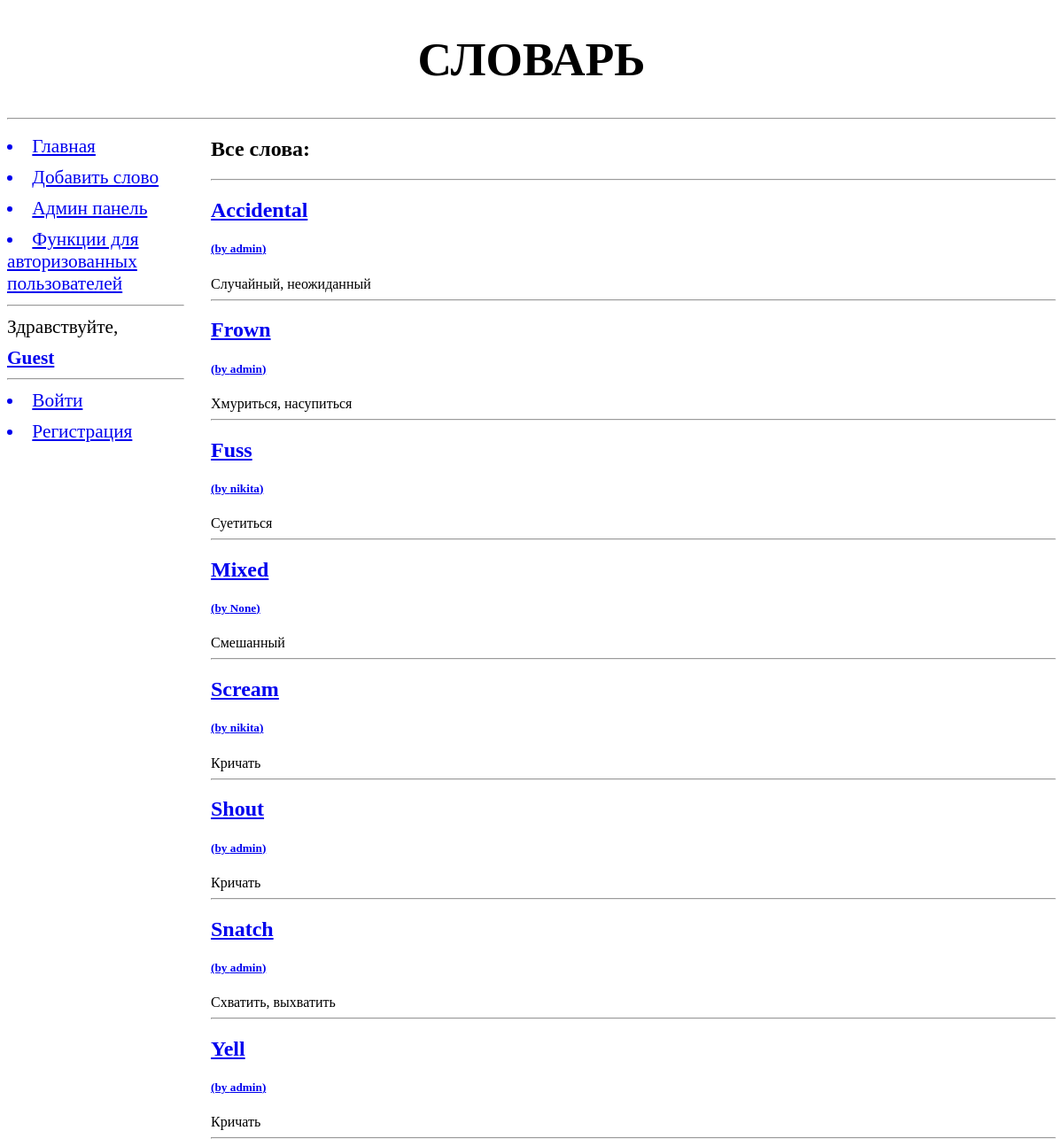
/, run on an earlier commit of the app's database.
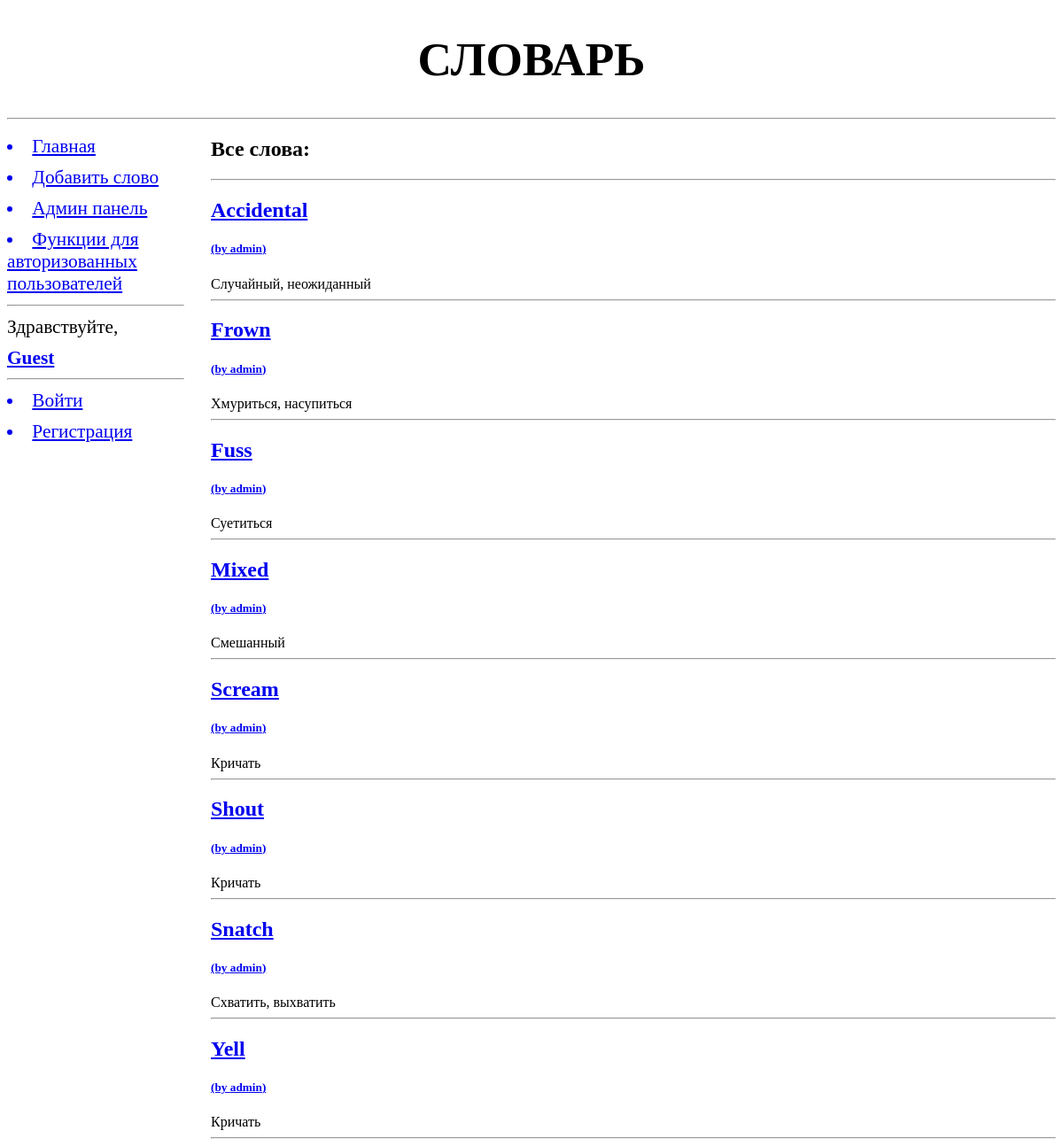
And on a later commit of the database.
### addwords/models.py (models this page shows, shortened)
class Word(models.Model):
    class Meta:
        verbose_name = "Слово"
        verbose_name_plural = "Слова"
        unique_together = (('word', 'language'), # уникальные сочетания полей в модели
                           (('word', 'type', 'translation')))
        ordering = ['word', 'type'] # параметры сортировки записей по умолчанию
    TYPE = (
        (None, "Выберите тип слова"), # или None -  заменяет --------- на Выберите тип слова
        ('Verb', 'Verb (сущ.)' ),
        ('Noun', 'Noun (глаг.)'),
        ('Adjective', 'Adjective (прил.)'),
    )
    word = models.CharField(max_length=20, null=True, blank=False, verbose_name="Слово")
    language = models.ForeignKey("Language", on_delete=models.PROTECT, verbose_name="Язык", related_name='words') #, limit_chices_to={}
    type = models.CharField(max_length=10, choices=TYPE, blank=True)
    translation = models.CharField(max_length=25, verbose_name="Перевод")
    discription = models.TextField(blank=True, verbose_name="Доп. комментарий к переводу")
    synonyms = models.ManyToManyField("Word", verbose_name="Синонимы", related_name='+', blank=True)
    rate = models.IntegerField(verbose_name="Рейтинг", default=5, help_text="Личный рейтинг слова от 1 до 10")
    add_date = models.DateTimeField(verbose_name="Дата создания", auto_now_add=True, blank=True)
    archived = models.BooleanField(verbose_name="Архивировано", help_text="Будет ли слово отображаться в словаре?", default=False)
    author =  models.ForeignKey(User, on_delete=models.PROTECT, verbose_name="Автор", help_text="Кто добавил слово", blank=True, null=True, related_name='user_words')
    img = models.ImageField(upload_to="for_words", null=True, blank=True, verbose_name="Изображение", help_text='Картинка, которая поможеть запомнить слово.')

### addwords/views.py (the view)
# urls.py: path('', main, name='main'),
def main(request):
	AMOUNT_OF_WORDS = 15
	if request.GET.get('selecter', False) not in ("None", False):
		sort_name = str(request.GET.get('selecter', False))
		words = Word.objects.filter(archived=False).order_by(sort_name)[:AMOUNT_OF_WORDS] #
	else:
		words = Word.objects.filter(archived=False)[:AMOUNT_OF_WORDS]
	context = {"words":words}
	return render(request, "addwords/main.html", context)

### addwords/templates/addwords/main.html (shortened to what this page needs)
{% extends "basic.html" %}
{%  block page_title %}
Словарь
{% endblock %}
{% block content %}
    <h1>Все слова:</h1>
    <hr>
    {% for word in words %}
        <h2> <a href="{% url 'ex_word' word.pk %}"> {{ word.word }} </a>  <h5> <a href="{% url 'users' %}">(by {{ word.author }})</a></h5> </h2>  <p2>{{ word.translation }} <br></p2>
        <hr>
    {% endfor %}
{% endblock %}

What changed in the data, as far as the page shows it:
changed Word "Fuss": author "nikita" → "admin"
changed Word "Mixed": author "None" → "admin"
changed Word "Scream": author "nikita" → "admin"
